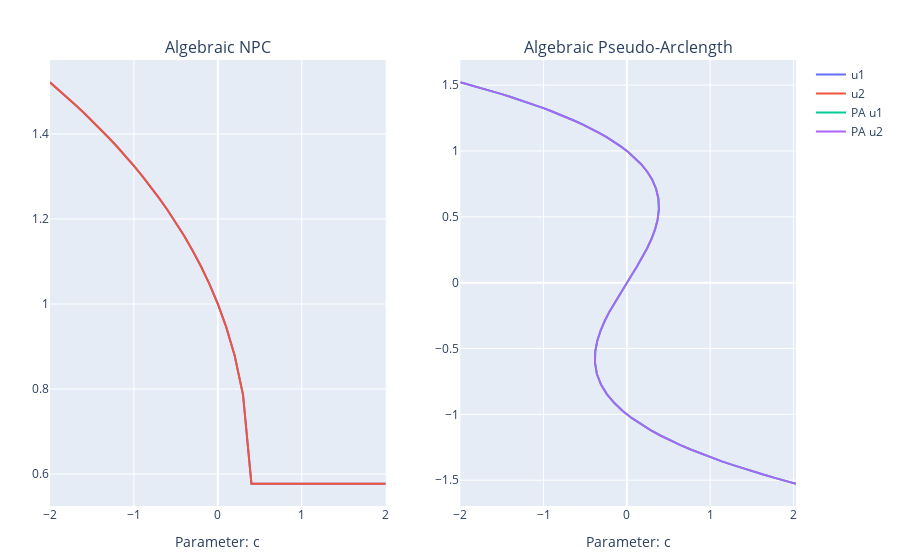

This figure's notebook cell:
### Markdown cell above
One final thing to note is that some functions require no discretisation, and will throw a somewhat unhelpful MethodError if you try and discretise them. For these functions, specify discretisation = "none".

### Code cell
algebraic_npc_plot = plot_continuation(
    algebraic,
    [1],
    1,
    "c",
    -2:0.1:2,
    method = "npc",
    discretisation = "none",
    title = "Algebraic NPC",
)
algebraic_pa_plot = plot_continuation(
    algebraic,
    [1],
    1,
    "c",
    -2:0.1:2,
    method = "pa",
    discretisation = "none",
    title = "Algebraic Pseudo-Arclength",
    labels = ["PA u1", "PA u2"],
)

algebraic_plot = [algebraic_npc_plot algebraic_pa_plot]
relayout!(algebraic_plot)
algebraic_plot
